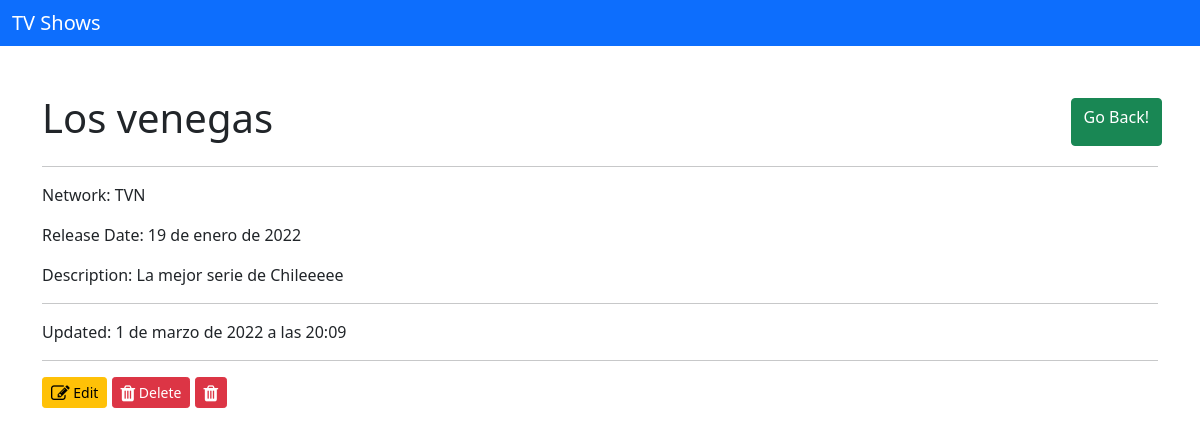
Page /shows/2 on the committed database.
### app/models.py (models this page shows)
class Tvshow(models.Model):
    title = models.CharField(max_length=100, unique=True)
    network = models.ForeignKey(Network,
                                related_name="tvshows", on_delete=models.CASCADE)
    releasedate = models.DateField()
    description = models.TextField(max_length=200)
    created_at = models.DateTimeField(auto_now_add=True)
    updated_at = models.DateTimeField(auto_now=True)
    objects = TvshowManager()

class Network(models.Model):
    name = models.CharField(max_length=100)
    created_at = models.DateTimeField(auto_now_add=True)
    updated_at = models.DateTimeField(auto_now=True)

### app/views.py (the view)
# urls.py: path('shows/<int:id>', views.details, name='detalles'),
def details(request, id):
    detalle = Tvshow.objects.get(id=id)
    context = {
        "detailstvshow": detalle,
    }
    return render(request, 'app/detalle.html', context)

### app/templates/app/detalle.html (shortened to what this page needs)
{% extends "app/base.html" %}
{% block contenido %}
<div class="container mt-5">
    <div class='row'>
        <div class='col-6'>
            <h1 class="d-flex">{{detailstvshow.title}}</h1>
        </div>
        <div class='col-6 d-flex flex-row-reverse btn-sm'>
            <a href='/' class="btn btn-success" type="submit">Go Back!</a>
        </div>
    </div>
    <hr>
    <p>Network: {{detailstvshow.network.name}}</p>
    <p>Release Date: {{detailstvshow.releasedate}}</p>
    <p>Description: {{detailstvshow.description}}</p>
    <hr>
    <p>Updated: {{detailstvshow.updated_at}}</p>
    <hr>
    <a href="/shows/{{detailstvshow.id}}/edit" class='btn btn-sm btn-warning'><i class="fa fa-pencil-square-o fa-lg" aria-hidden="true"></i> Edit</a>
    <a class='btn btn-sm btn-danger' href="/shows/{{detailstvshow.id}}/destroy"><i class="fa fa-trash fa-lg" aria-hidden="true"></i> Delete</a>
    <button
                    data-url="{%url 'tv-shows:eliminar' id=detailstvshow.id%}"
                    class='btn btn-sm btn-danger btnMostrarModal'>
                    <i class="fa fa-trash fa-lg" aria-hidden="true"></i>
                    </button>
</div>
{% endblock  %}

### rows in the picture
Tvshow: title "Los venegas", network.name "TVN", releasedate "19 de enero de 2022", description "La mejor serie de Chileeeee", updated_at "1 de marzo de 2022 a las 20:09"
